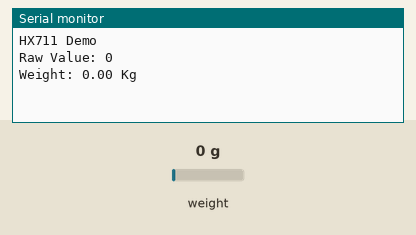
Recording of a sketch running on a simulated Arduino Uno, built with avr-gcc and run on an emulated ATmega328P. Parts: the last lines printed to the serial monitor. The test bench sets the inputs (shaded band); at power-on: weight on the scale 0 g.

Above: at 1.9 s.
2.0 s: weight on the scale set to 100 g
At 2.6 s:
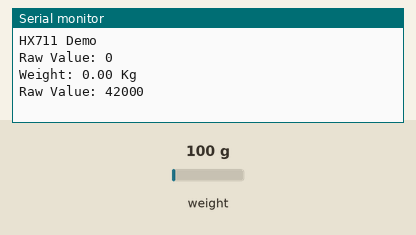
3.5 s: weight on the scale set to 1250 g
At 6.2 s:
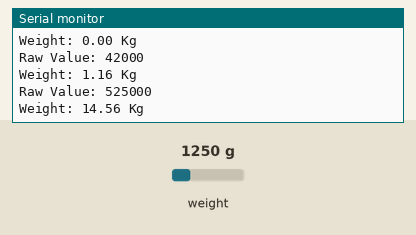
Timing chart, 0 to 7.7 s (numbered marks = the images above; inputs shaded):
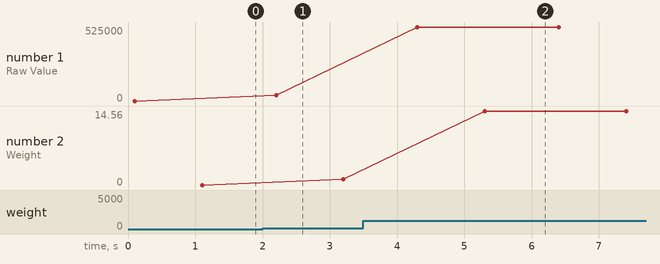

Measured:
- after the input at 2.0 s, the serial monitor: prints a new line after 0.20 s (image 1)
- after the input at 3.5 s, the serial monitor: prints a new line after 0.80 s (image 2)
- plotted number 1: 0 → 42000 after the input at 2.0 s, 42000 → 525000 after the input at 3.5 s
- plotted number 2: 0 → 1.16 after the input at 2.0 s, 1.16 → 14.56 after the input at 3.5 s

The sketch:

sketch_dec27a.ino
```cpp
#include "HX711.h"

// Define the pins for HX711 (DT and SCK)
#define DOUT_PIN 2
#define SCK_PIN 3
#define CALIBRATION_VALUE 3605930

// Create an instance of the HX711 library
HX711 scale;

void setup() {
  Serial.begin(9600);
  Serial.println("HX711 Demo");

  // Initialize the scale
  scale.begin(DOUT_PIN, SCK_PIN);
}

void loop() {
  // Read the raw value from the load cell
  long rawValue = scale.read();

  // Print the raw value to the serial monitor
  Serial.print("Raw Value: ");
  Serial.println(rawValue);

  // Convert the raw value to weight in kilograms using get_units()
  float weight = (scale.get_units(10)/CALIBRATION_VALUE)*100; // You can adjust the argument as needed

  // Print the weight to the serial monitor
  Serial.print("Weight: ");
  Serial.print(weight);
  Serial.println(" Kg");

  delay(1000); // Wait for 1 second before the next reading
}
```
